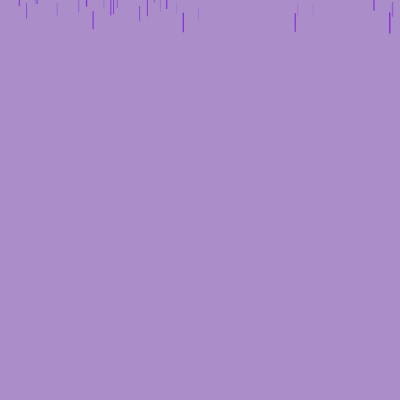
Frame 1 (no input)
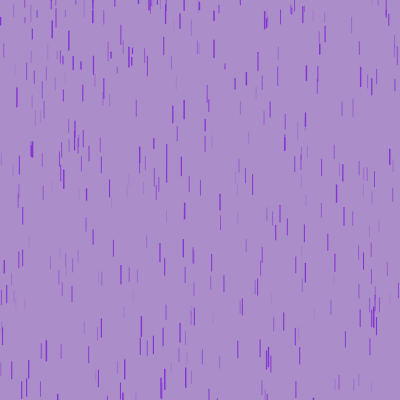
Frame 60 (no input)
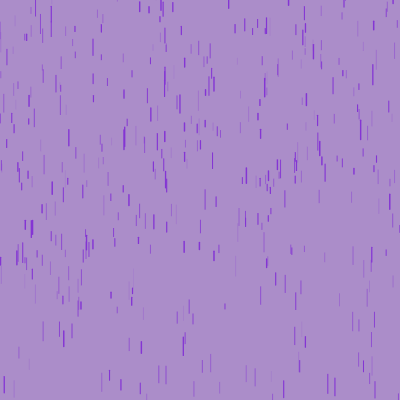
Frame 120 (the mouse pressed at the canvas centre since frame 60)

The p5.js sketch that drew these frames (run headless with seeded random() and noise() and a simulated clock; from frame 60 on, the mouse is pressed at the canvas centre):

// p5.js sketch
// ── sketch.js
// Rain (252, 182, 3)
// Background (255, 239, 199)

let rd;
const rdAmount = 500;
const rdList = [];
function setup() {
  createCanvas(400, 400);

  for (let i = 0; i < rdAmount; i++) {
    rdList.push(new RainDrop());
  }
}

function draw() {
  background(171, 141, 201);

  rdList.forEach((rd) => {
    rd.update();
    rd.show();
  });
}

// ── rainDrop.js
class RainDrop {
  height = random(10, 20);
  ySpeed = map(this.height, 10, 20, 8, 15);
  strokeWeight = map(this.ySpeed, 10, 20, 0.5, 2.5);
  rdColor = '132, 53, 212';

  constructor() {
    this.x = random(width);
    this.y = random(-600, 0);
  }

  update() {
    this.y += this.ySpeed;

    if (this.y > height) {
      this.y = random(-200, 0);
      this.height = random(5, 20);
      this.ySpeed = this.height > 10 ? 10 : 4;
    }
    // noLoop();
  }

  show() {
    strokeWeight(this.strokeWeight);
    stroke(132, 53, 212);
    line(this.x, this.y, this.x, this.y + this.height);
  }
}
